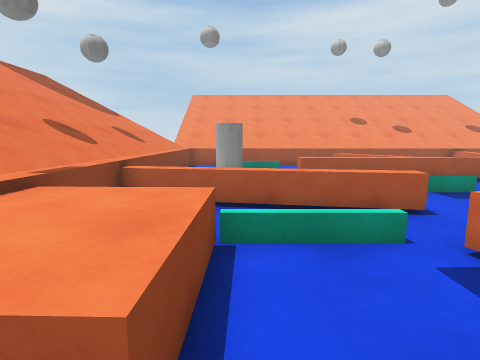
[1] (above)

17 first-person views from a walk through a 3-D level made in the Unity game engine. The camera is 1.4 m above the floor, tilts 8° down and sees 80° across. The floor is counted in squares, 1 m on a side. Each view is taken from the middle of a square. On the plan, view 1 faces up. The plan holds only what a view shows up to about 14 squares ahead; the rest is blank. The place goes on beyond the plan. The player character is not drawn. Surface patterns are stand-ins for the level's own textures.

[2]
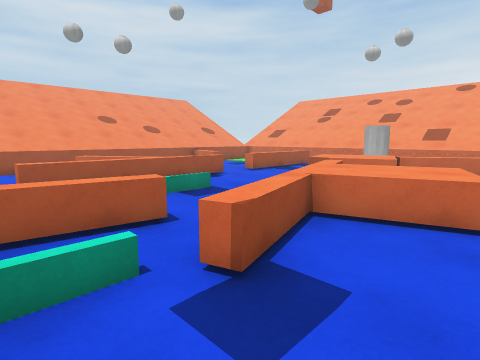

[3]
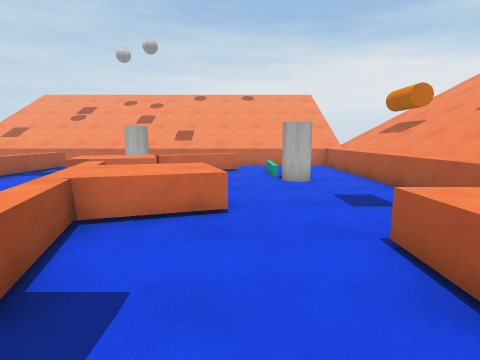

[4]
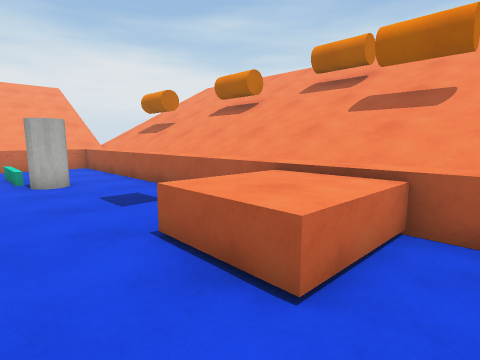

[5]
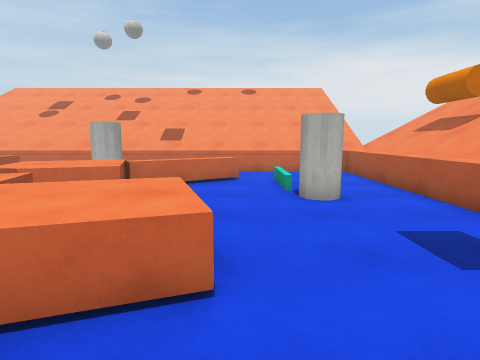

[6]
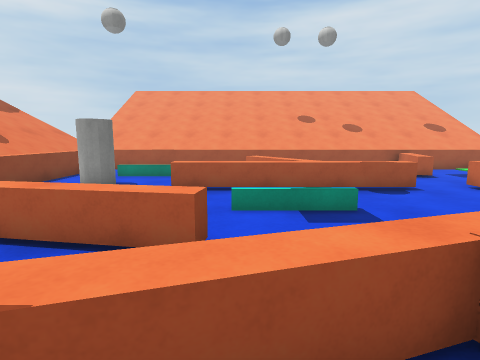

[7]
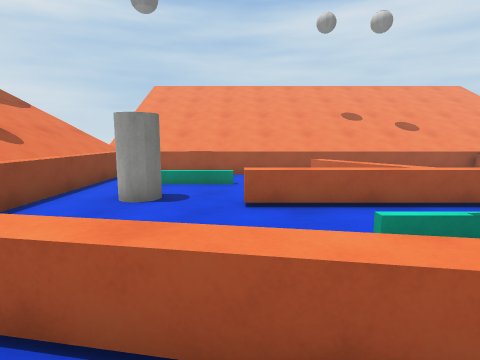

[8]
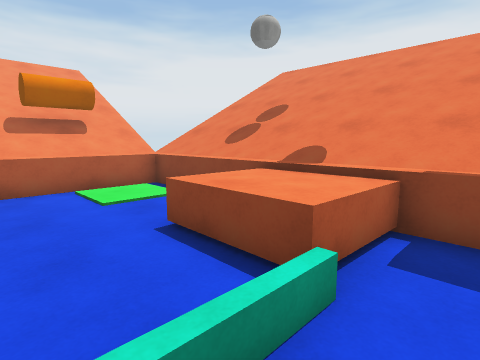

[9]
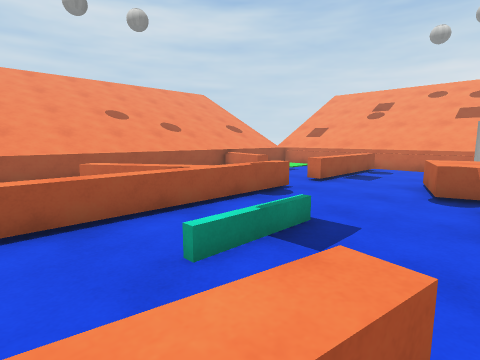

[10]
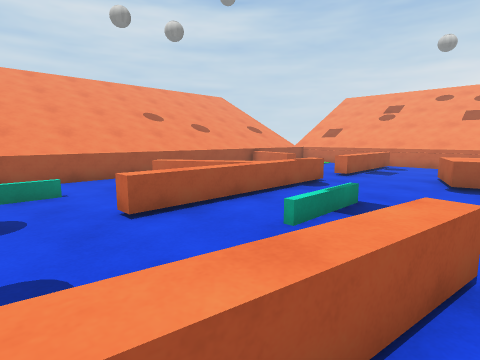

[11]
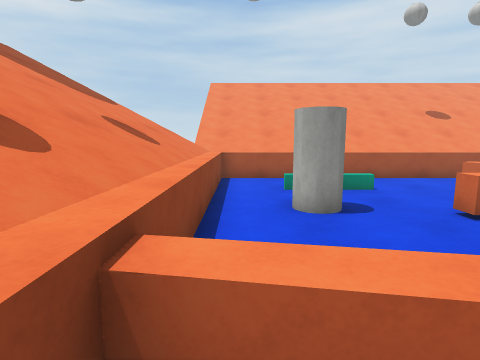

[12]
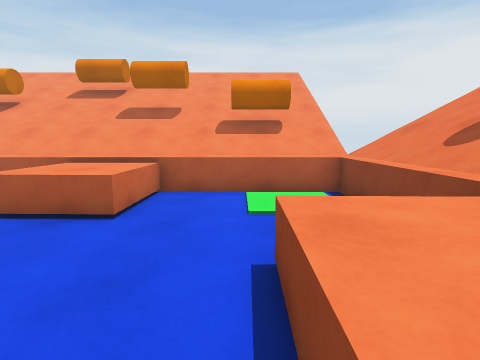

[13]
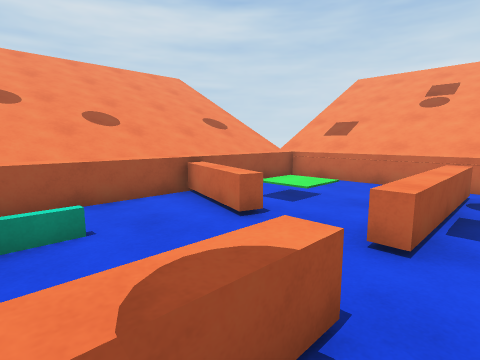

[14]
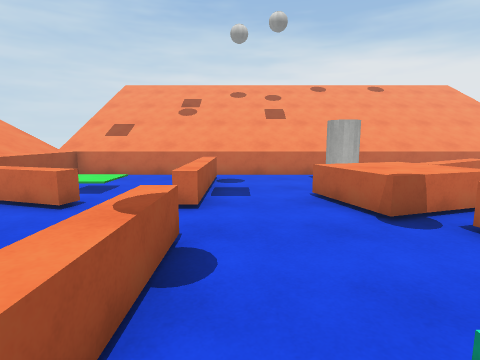

[15]
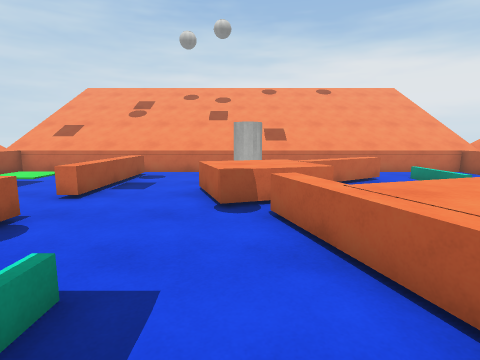

[16]
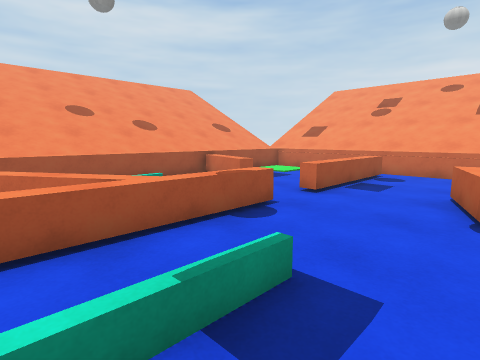

[17]
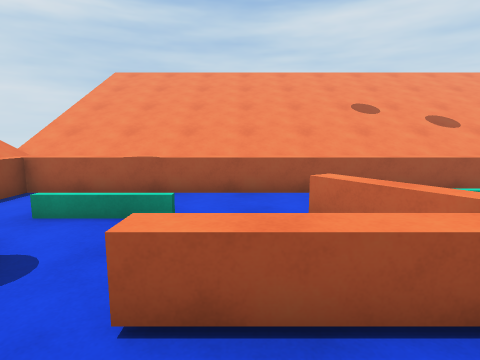

### Floor plan
Key: @ floor where view 1 was taken; # wall or solid block; . floor; = window, fence, low wall or low ledge; ^ raised ledge; C cylinder; O other object.
Columns run from 5 left of view 1 to 18 right of it. Each row starts with its distance up from view 1.
 18  ^^^^^^^^^^^^^^^^^^^^^^
 17  ^^^^^^^^^^^^^^^^^^^^^^
 16 ^^^^^^^^^^^^^^^^^^^^^^^^
 15 ^^^.. ......  ..==....^^
 14 ^^^..  .... ....=.....^^
 13 ^^^..OO..== ....=.....^^
 12 ^^^...... =...........^^
 11 ^^^.CC... .=   .......^^
 10 ^^^..C.^^^^^^^^.^^^^^.^^
  9 ^^^...................^^
  8 ^^^  .................^^
  7 ^^^^.  .........^^....^^
  6 ^^^^^^^^^......^^^.CC.^^
  5  ^^.....=...^^^^^^^C  ^^
  4 ^^^^.....^=^^^  ^^=   ^^
  3 ^^^^^...=^.^^^    =   ^^
  2 ^^^^^......^^^=....=  ^^
  1 ^^^^^.......=......=..^^
  0 ^^^..@................^^
 -1 ^^^....^^^......C.....^^
 -2 ^^^....^^^..........  ^^
 -3 ^^^....^^^.  .........^^
 -4 ^^^^^^^^^^^^^^^^^^^^^^^^
 -5  #^^^^^^^^^^^^^^^^^^^^^^
 -6       ^^^^^^^^^^^^^ ^^^^

Positions as (right, up) in squares from view 1, and headings:
1: (0, 0), facing up
2: (1, 1), facing up-right
3: (1, 1), facing right
4: (1, 1), facing down-right
5: (4, 1), facing right
6: (4, 2), facing up
7: (2, 4), facing up
8: (2, 5), facing down-left
9: (2, 5), facing up-right
10: (0, 5), facing up-right
11: (-2, 5), facing up
12: (0, 4), facing down
13: (7, 9), facing up-right
14: (5, 9), facing right
15: (4, 6), facing right
16: (4, 6), facing up-right
17: (3, 8), facing up
